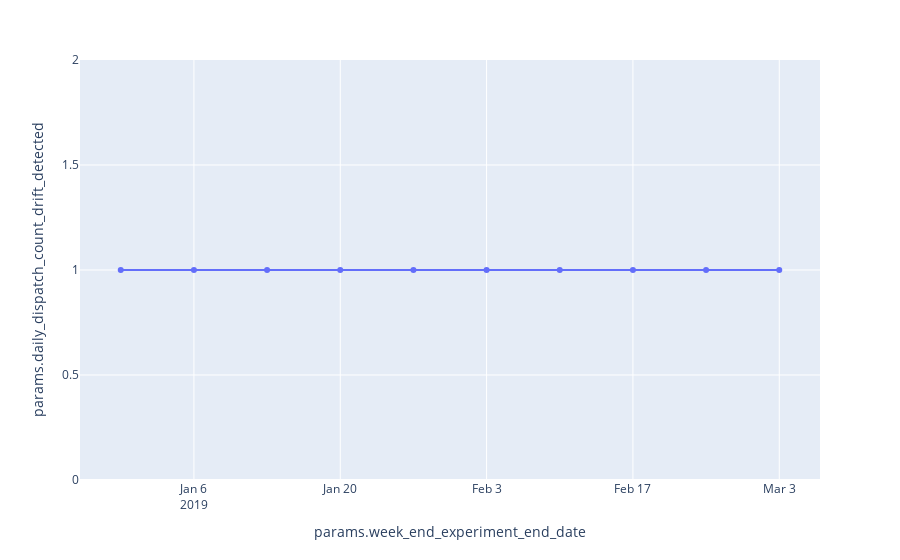

This figure's notebook cell:
### Code cell
fig = px.line(drift_detected_experiment_results,  y='params.daily_dispatch_count_drift_detected', markers=True)
fig.show()

### Figure 1 — Plotly figure (JSON) as saved in the notebook; plotly's stock layout.template omitted (floating-point values rounded to 4 significant figures)
{"data": [{"hovertemplate": "params.week_end_experiment_end_date=%{x}<br>params.daily_dispatch_count_drift_detected=%{y}<extra></extra>", "legendgroup": "", "line": {"color": "#636efa", "dash": "solid"}, "marker": {"symbol": "circle"}, "mode": "markers+lines", "name": "", "orientation": "v", "showlegend": false, "type": "scatter", "x": ["2018-12-30 00:00:00", "2019-01-06 00:00:00", "2019-01-13 00:00:00", "2019-01-20 00:00:00", "2019-01-27 00:00:00", "2019-02-03 00:00:00", "2019-02-10 00:00:00", "2019-02-17 00:00:00", "2019-02-24 00:00:00", "2019-03-03 00:00:00"], "xaxis": "x", "y": [1, 1, 1, 1, 1, 1, 1, 1, 1, 1], "yaxis": "y"}], "layout": {"legend": {"tracegroupgap": 0}, "margin": {"t": 60}, "xaxis": {"anchor": "y", "domain": [0, 1], "title": {"text": "params.week_end_experiment_end_date"}}, "yaxis": {"anchor": "x", "domain": [0, 1], "title": {"text": "params.daily_dispatch_count_drift_detected"}}}}
